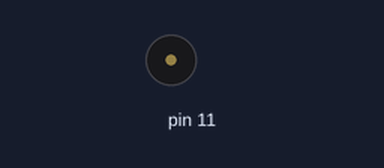
A sketch run on a simulated Arduino Uno, built with avr-gcc and run on an emulated ATmega328P. On the bench: buzzer (waves = sounding).

Above: at 0.1 s.
Timing chart, 0 to 1.6 s (numbered marks = the images above):
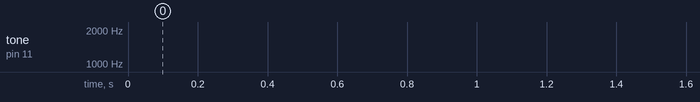

The sketch:

sketch_apr12b.ino
```cpp
void setup () {
pinMode (11, OUTPUT);
} void loop ()

{
  for(int i=500;i<2000;i++){
    tone (11,i);
    delay (1);
  }
    for(int i=2000;i>500;i--){
    tone (11,i);
    delay (1);
  }
}
```
